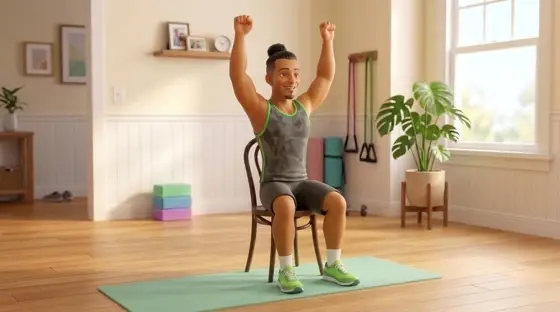
#> input picture second-souffle-pwa/img/bras-leves.webp, 560 x 312 px; its folder holds only this picture in this run
$ python -i thumbs.py   (imports and definitions only)
#> lines starting #> are read from the running program, lines starting #| are printed output that depends on the picture; after the words box and inside, x2 and y2 are one past the last pixel; in counts of white or black regions, pixels touching at a corner belong together
"""Miniatures : ADN d'un lot de miniatures de référence + génération (16:9 YouTube et 9:16 couverture Shorts/Reels)."""
import json
from pathlib import Path

import cv2
import numpy as np
from PIL import Image

from . import gfx

IMG_EXT = {".jpg", ".jpeg", ".png", ".webp"}


def _load(path, max_side=640):
#> called with max_side = 640
    img = np.array(Image.open(path).convert("RGB"))
#> img is the input picture: shape (312, 560, 3); mean R, G, B 188, 164, 135.5
    s = max_side / max(img.shape[:2])
#> s = 1.14
    return cv2.resize(img, None, fx=s, fy=s, interpolation=cv2.INTER_AREA) if s < 1 else img


def palette(img, k=5, iters=8):
    """Couleurs dominantes (k-moyennes), triées par importance."""
    px = img.reshape(-1, 3).astype(np.float32)[:: max(1, img.size // 3 // 20000)]
    rng = np.random.default_rng(0)
    c = px[rng.choice(len(px), k, replace=False)]
    for _ in range(iters):
        lab = np.argmin(((px[:, None] - c[None]) ** 2).sum(-1), axis=1)
        c = np.array([px[lab == j].mean(0) if (lab == j).any() else c[j] for j in range(k)])
    share = np.bincount(lab, minlength=k) / len(lab)
    order = np.argsort(-share)
    return [{"hex": "#%02x%02x%02x" % tuple(int(v) for v in c[j]), "part": round(float(share[j]), 3)} for j in order]


def thumb_dna(path):
    img = _load(path)
    hsv = cv2.cvtColor(img, cv2.COLOR_RGB2HSV).astype(np.float32)
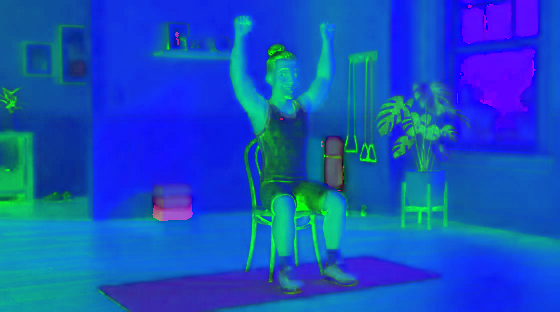
#> hsv: shape (312, 560, 3) float32; mean R, G, B 21.2, 81.2, 189.9
    gray = cv2.cvtColor(img, cv2.COLOR_RGB2GRAY).astype(np.float32)
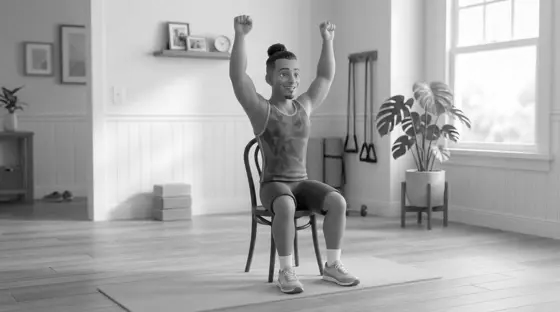
#> gray: shape (312, 560) float32; min 0, max 255, mean 167.9
    edges = cv2.Canny(gray.astype(np.uint8), 80, 200).astype(np.float32) / 255
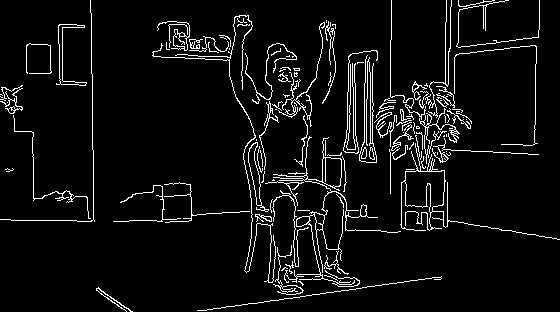
#> edges: shape (312, 560) float32; values 0 (black) and 1 (white), 5.9% white in thin lines or dots
    h, w = gray.shape
#> h = 312; w = 560
    sal = edges * (0.5 + hsv[..., 1] / 255)            # saillance grossière : contours × saturation
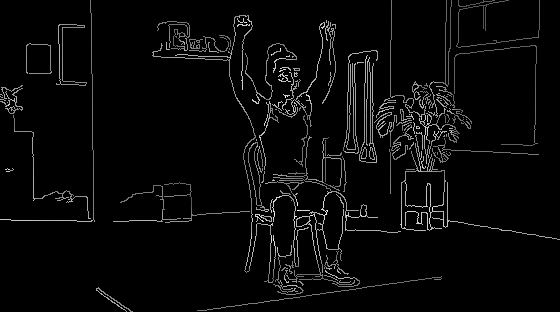
#> sal: shape (312, 560) float32; min 0, max 1.5, mean 0.051; drawn with min black and max white
    ys, xs = np.mgrid[0:h, 0:w]
    tot = sal.sum() or 1
#> tot = 8912.3
    cx, cy = float((xs * sal).sum() / tot / w), float((ys * sal).sum() / tot / h)
#> cx = 0.548; cy = 0.465
    grid = [[round(float(edges[i * h // 3:(i + 1) * h // 3, j * w // 3:(j + 1) * w // 3].mean()), 3) for j in range(3)]
            for i in range(3)]
#> grid = [[0.041, 0.088, 0.057], [0.028, 0.094, 0.093], [0.017, 0.088, 0.023]]
    # texte probable : zones de contours très denses et très contrastées (lettres)
    dense = cv2.blur(edges, (15, 15)) > 0.28
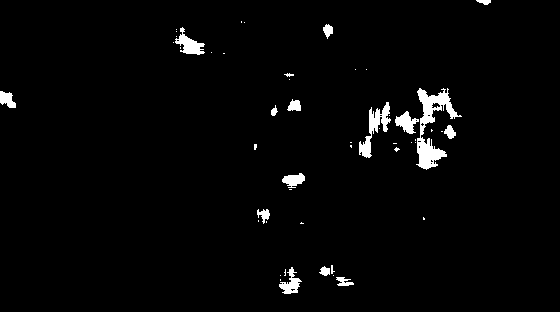
#> dense: shape (312, 560) bool; 2.3% white; 50 white regions (33 under 20 px), largest, box (x1, y1, x2, y2) and area: (416, 88, 462, 170) 1313, (359, 102, 391, 158) 597, (175, 27, 205, 55) 368
    return {
        "fichier": Path(path).name, "format": f"{w}x{h}", "ratio": round(w / h, 2),
        "luminosite": round(float(gray.mean() / 255), 3), "contraste": round(float(gray.std() / 255), 3),
        "saturation": round(float(hsv[..., 1].mean() / 255), 3),
        "chaleur": round(float((img[..., 0].astype(float) - img[..., 2]).mean() / 255), 3),
        "zones_sombres": round(float((gray < 50).mean()), 3), "hautes_lumieres": round(float((gray > 220).mean()), 3),
        "centre_sujet": [round(cx, 2), round(cy, 2)], "densite_grille_3x3": grid,
        "texte_probable": round(float(dense.mean()), 3), "palette": palette(img),
    }
#> in palette, `c = px[rng.choice(len(px), k, replace=False)]`: c = [[192, 165, 147], [54, 29, 17], [167, 142, 126], [103, 87, 60], [224, 185, 134]]
#> after the loop in palette, `for _ in range(iters):`: c = [[205.2, 175, 136.5], [77.59, 56.01, 32.44], [167.8, 140, 108.5], [138.3, 99.94, 65.01], [236.3, 224.7, 207.7]]
#> in palette, `share = np.bincount(lab, minlength=k) / len(lab)`: share = [0.222, 0.0674, 0.27, 0.125, 0.315]
#> in palette, `order = np.argsort(-share)`: order = [4, 2, 0, 3, 1]


# [103 lines left out: functions analyze_folder, _grade, _vignette, _rim, make_thumbnails, not called in this run]

>>> result = thumb_dna('../second-souffle-pwa/img/bras-leves.webp')
#> result = 13 items

$ run again, on second-souffle-pwa/img/ecoute.webp
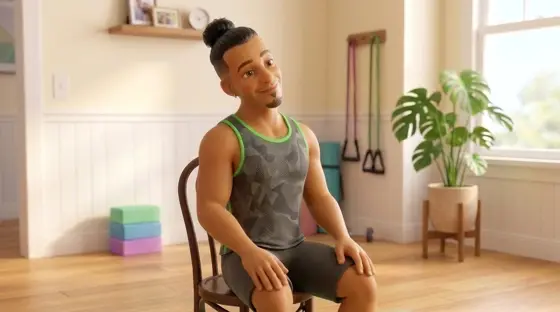
#> input picture second-souffle-pwa/img/ecoute.webp, 560 x 312 px
#> in _load, img is the input picture: shape (312, 560, 3); mean R, G, B 189.2, 163.9, 136.1
#> in thumb_dna, `edges = cv2.Canny(gray.astype(np.uint8), 80, 200).astype(np.float32) /..`:
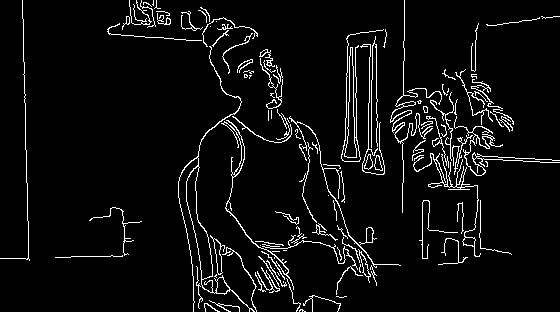
#> edges: shape (312, 560) float32; values 0 (black) and 1 (white), 5.4% white in thin lines or dots
#> tot = 8480.3
#> cx = 0.574; cy = 0.527
#> grid = [[0.028, 0.062, 0.04], [0.008, 0.078, 0.112], [0.015, 0.113, 0.025]]
#> in thumb_dna, `dense = cv2.blur(edges, (15, 15)) > 0.28`:
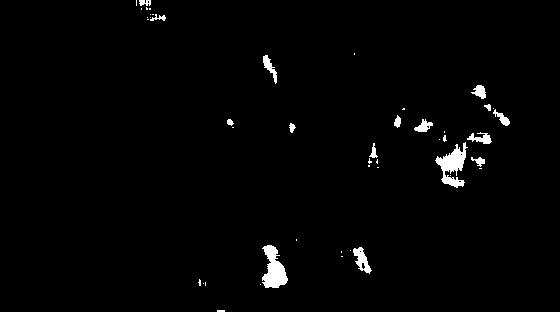
#> dense: shape (312, 560) bool; 1.6% white; 47 white regions (31 under 20 px), largest, box (x1, y1, x2, y2) and area: (435, 142, 468, 188) 680, (262, 245, 288, 288) 675, (353, 247, 372, 274) 240
#> in palette, `c = px[rng.choice(len(px), k, replace=False)]`: c = [[190, 156, 129], [84, 72, 60], [237, 221, 194], [174, 149, 125], [119, 74, 43]]
#> after the loop in palette, `for _ in range(iters):`: c = [[210.4, 178.8, 141.4], [66.82, 46.92, 27.4], [240.9, 229.9, 214.1], [177.6, 144.9, 111], [132.8, 94.47, 60.41]]
#> share = [0.212, 0.0802, 0.317, 0.241, 0.149]
#> order = [2, 3, 0, 4, 1]
#> result = 13 items
